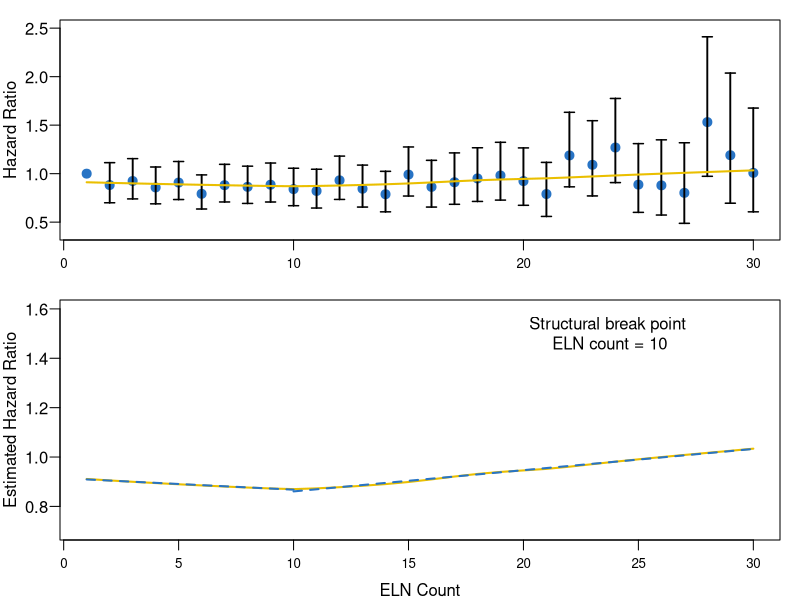

Generate this figure with R:
## ---- chunk 1
knitr::opts_chunk$set(echo = TRUE)
## ---- chunk 2
library(survival)
library(strucchange)
Sys.setenv(LANGUAGE = "en") #显示英文报错信息
options(stringsAsFactors = FALSE) #禁止chr转成factor
## ---- chunk 3
dat <- read.csv("easy_input.csv")
head(dat)
## ---- chunk 4
ctrl <- dat[which(dat$ELN == 1),]
ELN.count <- sort(unique(dat$ELN))
Coxoutput <- NULL

for (count in ELN.count) {
  if(count == 1) {
    next()
  } else {
    treat <- dat[which(dat$ELN == count),]
    tmp <- rbind.data.frame(treat,ctrl)
    tmp$ELN <- ifelse(tmp$ELN == 1, 0 ,1)
    cox <- coxph(Surv(futime, fustat) ~ ELN + Age + Tstage, data = tmp)
    coxSummary <- summary(cox)
    Coxoutput <- rbind.data.frame(Coxoutput,
                                  data.frame(ELN.count = count,
                                             HR = as.numeric(coxSummary$coefficients[,"exp(coef)"])[1],
                                             pvalue = as.numeric(coxSummary$coefficients[,"Pr(>|z|)"])[1],
                                             lower = as.numeric(coxSummary$conf.int[,3][1]),
                                             upper = as.numeric(coxSummary$conf.int[,4][1]),
                                             stringsAsFactors = F),
                       stringsAsFactors = F)
  }
}
head(Coxoutput)
## ---- chunk 5
# 设置颜色
jcoBlue   <- "#2874C5"
jcoYellow <- "#EABF00"

pdf("breakpoint.pdf",width = 4.5,height = 8)
par(mfrow = c(2,1)) # 画上下两张图

## 画上图
# 计算y轴宽度
yrange <- range(c(Coxoutput$upper, Coxoutput$lower))
ymin <- floor(yrange[1] * 10)/10
ymax <- ceiling(yrange[2] * 10)/10
par(bty = "o", mgp = c(2,.6,0), mar = c(3,3,1,1), las = 1, font.axis = 1) # 基础参数
plot(x = ELN.count,
     y = c(1, Coxoutput$HR), # 补上以ELN为1时候的HR参考值（均为1）
     xaxt = "n",
     xlab = "",
     ylab = "Hazard Ratio",
     ylim = c(ymin,ymax),
     type = "p",
     pch = 19,
     col = jcoBlue,
     cex = 1.2)

# 重新补上x轴坐标
# 用seq(from=0, to=max(ELN.count), by=10)
axis(side = 1, 
     at = seq(from=0, to=max(ELN.count), by=10), #生成以10为间隔的x轴label
     labels = seq(from=0, to=max(ELN.count), by=10), 
     cex.axis = 0.8) # 字大小

# 添加误差线
# 垂直线
segments(ELN.count[-1], Coxoutput$lower, 
         ELN.count[-1], Coxoutput$upper, 
         lwd = 1.5)
# 水平封口
arrows(ELN.count[-1], Coxoutput$lower, 
       ELN.count[-1], Coxoutput$upper, 
       lwd = 1.5, angle = 90,
       code = 3, length = 0.05)

# 添加平滑曲线
hr.lowess <- lowess(c(1, Coxoutput$HR)~ELN.count, f = 2/3) # 原文设置f即bandwith为2/3
lines(hr.lowess, col = jcoYellow, lwd = 2)

## 画下图
# 原图靠近横坐标的黄色线，文中没有描述它代表哪个特征，因此没有画。
# 用Chow test寻找变点并绘图
f <- Fstats(hr.lowess$y ~ ELN.count)
bk <- breakpoints(f)$breakpoints # bk代表是第几个观测，只是这里恰好等于ELN的数目
# 打印变点的位置
bk

# 构建平滑点的线性回归
lm1 <- lm(hr.lowess$y[1:bk] ~ ELN.count[1:bk]) # y是第1到第bk个平滑值，x是第1到第bk个ELN的数目
lm2 <- lm(hr.lowess$y[bk:length(ELN.count)] ~ ELN.count[bk:length(ELN.count)]) # y是第bk到最后一个平滑值，x是第bk到最后一个ELN的数目

yrange <- range(Coxoutput$HR)
ymin <- floor(yrange[1] * 10)/10
ymax <- ceiling(yrange[2] * 10)/10
par(bty = "o", mgp = c(2,.6,0), mar = c(3,3,0,1), las = 1, font.axis = 1) # 基础参数
plot(hr.lowess,
     col = jcoYellow,
     lwd = 2,
     type = "l",
     ylim = c(ymin,ymax),
     xlab = "ELN Count",
     ylab = "Estimated Hazard Ratio",
     xaxt = "n")
axis(side = 1, at = seq(from=0, to=max(ELN.count), by=5), #生成以5为间隔的x轴label
     labels = seq(from=0, to=max(ELN.count), by=5), 
     cex.axis = 0.8) # 字大小

lines(ELN.count[1:bk],
      predict(lm1, x = ELN.count[1:bk]),
      col = jcoBlue, 
      lty = 2,
      lwd = 2)
lines(ELN.count[bk:length(ELN.count)],
      predict(lm2, x = ELN.count[bk:length(ELN.count)]),
      col = jcoBlue, 
      lty = 2,
      lwd = 2)
legend("topright", paste0("Structural break point\nELN count = ",ELN.count[bk]), adj = 0.55, bty = "n")

# 关闭图像句柄
invisible(dev.off())
## ---- chunk 6
sessionInfo()
